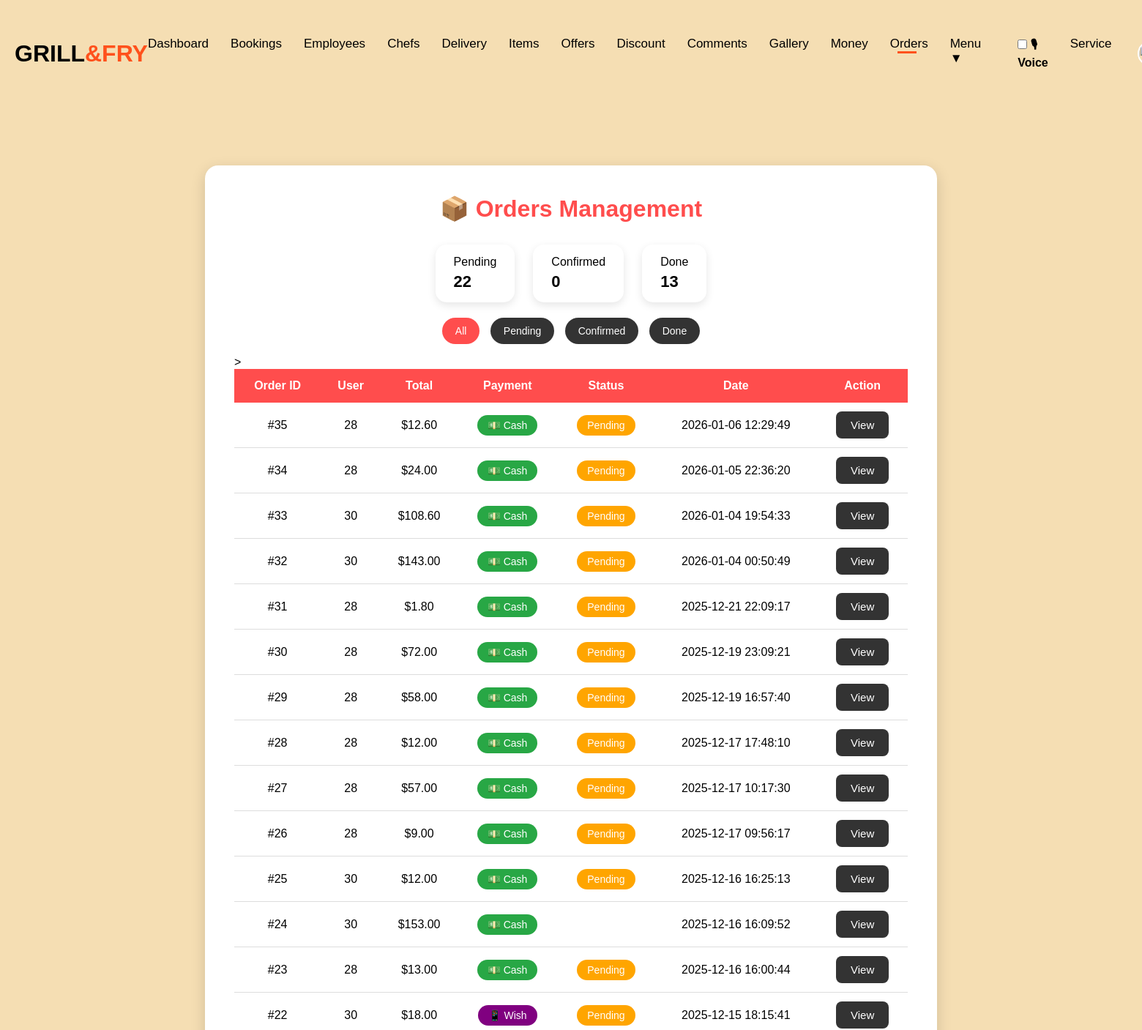
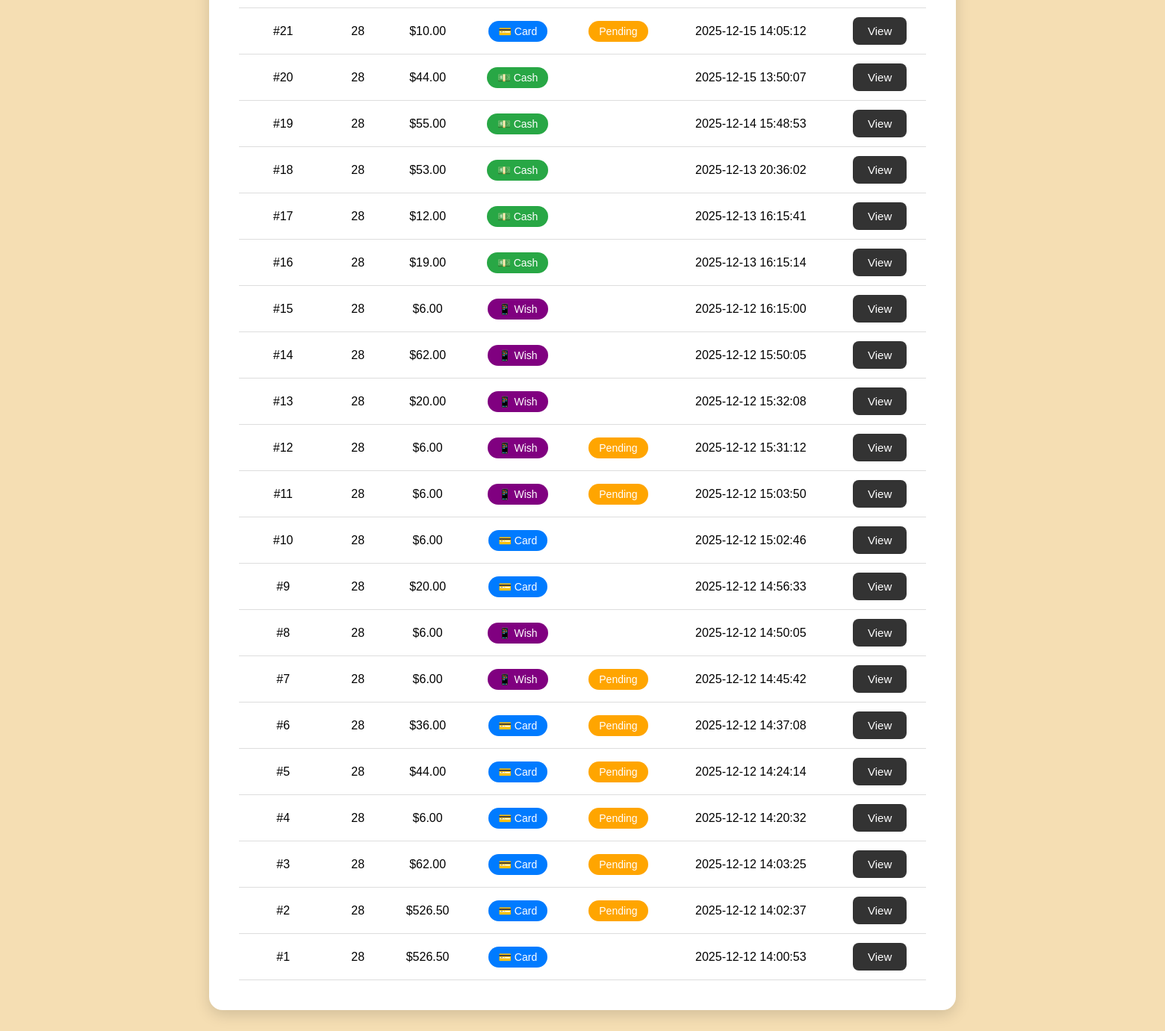
The page /admin_orders.php (signed in) on the database its author committed (2 pictures, top to bottom).
### tables this page shows
CREATE TABLE `orders` (
  `id` int(11) NOT NULL,
  `user_id` int(11) DEFAULT NULL,
  `total` decimal(10,2) DEFAULT NULL,
  `status` varchar(20) DEFAULT 'pending',
  `created_at` datetime DEFAULT current_timestamp(),
  `payment_method` varchar(50) DEFAULT NULL,
  `voucher_image` varchar(255) DEFAULT NULL,
  `address_id` int(11) DEFAULT NULL,
  `delivery_id` int(11) DEFAULT NULL
);

### admin_orders.php (the view, shortened to what this page needs)
<?php
require 'connection.php';
$statusFilter = $_GET['status'] ?? 'all';
$where = "";
$sql = "
SELECT id, user_id, total, status, payment_method, created_at
FROM orders
$where
ORDER BY created_at DESC
";
$result = $connection->query($sql);
$countPending   = $connection->query("SELECT COUNT(*) c FROM orders WHERE status='pending'")->fetch_assoc()['c'];
$countConfirmed = $connection->query("SELECT COUNT(*) c FROM orders WHERE status='confirmed'")->fetch_assoc()['c'];
$countDone      = $connection->query("SELECT COUNT(*) c FROM orders WHERE status='done'")->fetch_assoc()['c'];
?>
<!DOCTYPE html>
<html lang="en">
<head>
<link rel="stylesheet" href="stylesheet.css">
<link rel="stylesheet" href="order_style.css">
</head>
<body>
<?php include 'admin_nav.php'; ?>
<div class="page-container">
    <h1 class="page-title">📦 Orders Management</h1>
    <div class="counter-box">
        <div class="counter">Pending<b><?php echo $countPending; ?></b></div>
        <div class="counter">Confirmed<b><?php echo $countConfirmed; ?></b></div>
        <div class="counter">Done<b><?php echo $countDone; ?></b></div>
    </div>
    <div class="filter-bar">
        <a href="admin_orders.php" class="<?php echo $statusFilter=='all'?'active':''; ?>">All</a>
        <a href="admin_orders.php?status=pending" class="<?php echo $statusFilter=='pending'?'active':''; ?>">Pending</a>
        <a href="admin_orders.php?status=confirmed" class="<?php echo $statusFilter=='confirmed'?'active':''; ?>">Confirmed</a>
        <a href="admin_orders.php?status=done" class="<?php echo $statusFilter=='done'?'active':''; ?>">Done</a>
    </div>
    >
    <table class="table">
        <tr>
            <th>Order ID</th>
            <th>User</th>
            <th>Total</th>
            <th>Payment</th>
            <th>Status</th>
            <th>Date</th>
            <th>Action</th>
        </tr>
        <?php while ($row = $result->fetch_assoc()): ?>
        <tr>
            <td>#<?php echo $row['id']; ?></td>
            <td><?php echo $row['user_id']; ?></td>
            <td>$<?php echo number_format($row['total'],2); ?></td>
            <td>
                <?php if ($row['payment_method']=="Cash on Delivery"): ?>
                    <span class="payment-badge payment-cash">💵 Cash</span>
                <?php elseif ($row['payment_method']=="Wish Money"): ?>
                    <span class="payment-badge payment-wish">📱 Wish</span>
                <?php else: ?>
                    <span class="payment-badge payment-card">💳 Card</span>
                <?php endif; ?>
            </td>
            <td>
                <span class="status <?php echo $row['status']; ?>">
                    <?php echo ucfirst($row['status']); ?>
                </span>
            </td>
            <td><?php echo $row['created_at']; ?></td>
            <td>
                <a class="btn btn-dark" href="admin_order_details.php?order_id=<?php echo $row['id']; ?>">
                    View
                </a>
            </td>
        </tr>
        <?php endwhile; ?>
    </table>
</div>
</body>
</html>

### stylesheet.css (style rules this page uses)
body { margin: 0 100px; background-color:wheat }

### order_style.css (style rules this page uses)
body { background-color: wheat; font-family: Arial, sans-serif; }
.page-container { width: 90%; max-width: 1000px; margin: 100px auto; background: white; padding: 40px; border-radius: 18px; box-shadow: 0 6px 20px rgba(0,0,0,0.15); }
.page-title { text-align: center; color: #ff4d4d; margin-bottom: 30px; font-size: 32px; }
.table { width: 100%; border-collapse: collapse; }
.table th { background: #ff4d4d; color: white; padding: 14px; }
.table td { padding: 12px; border-bottom: 1px solid #ddd; text-align: center; }
.btn { display: inline-block; padding: 10px 20px; border-radius: 8px; text-decoration: none; color: white; background: #ff4d4d; transition: 0.3s; font-size: 15px; border: none; cursor: pointer; }
.btn-dark { background: #333; }
.status { padding: 6px 14px; border-radius: 20px; font-size: 14px; color: white; }
.status.pending { background: orange; }

### admin_orders.php (style rules this page uses)
body { background-color: wheat; font-family: Arial, sans-serif; margin: 0; padding: 20px; }
.payment-badge { padding: 6px 14px; border-radius: 20px; color: white; font-size: 14px; display: inline-block; }
.payment-cash { background: #28a745; }
.payment-wish { background: purple; }
.payment-card { background: #007bff; }
.filter-bar { text-align: center; margin-bottom: 25px; }
.filter-bar a { margin: 5px; padding: 10px 18px; border-radius: 20px; text-decoration: none; color: white; background: #333; font-size: 14px; }
.filter-bar a.active, .filter-bar a:hover { background: #ff4d4d; }
.counter-box { display: flex; justify-content: center; gap: 25px; margin-bottom: 30px; }
.counter { background: white; padding: 15px 25px; border-radius: 15px; box-shadow: 0 4px 12px rgba(0,0,0,0.1); font-size: 16px; }
.counter b { font-size: 22px; display: block; margin-top: 5px; }

### rows shown on the page
orders: id "35", user "28", total "12.60", payment_method "💵 Cash", status "Pending", created_at "2026-01-06 12:29:49"
orders: id "34", user "28", total "24.00", payment_method "💵 Cash", status "Pending", created_at "2026-01-05 22:36:20"
orders: id "33", user "30", total "108.60", payment_method "💵 Cash", status "Pending", created_at "2026-01-04 19:54:33"
orders: id "32", user "30", total "143.00", payment_method "💵 Cash", status "Pending", created_at "2026-01-04 00:50:49"
orders: id "31", user "28", total "1.80", payment_method "💵 Cash", status "Pending", created_at "2025-12-21 22:09:17"
orders: id "30", user "28", total "72.00", payment_method "💵 Cash", status "Pending", created_at "2025-12-19 23:09:21"
orders: id "29", user "28", total "58.00", payment_method "💵 Cash", status "Pending", created_at "2025-12-19 16:57:40"
orders: id "28", user "28", total "12.00", payment_method "💵 Cash", status "Pending", created_at "2025-12-17 17:48:10"
orders: id "27", user "28", total "57.00", payment_method "💵 Cash", status "Pending", created_at "2025-12-17 10:17:30"
orders: id "26", user "28", total "9.00", payment_method "💵 Cash", status "Pending", created_at "2025-12-17 09:56:17"
orders: id "25", user "30", total "12.00", payment_method "💵 Cash", status "Pending", created_at "2025-12-16 16:25:13"
orders: id "24", user "30", total "153.00", payment_method "💵 Cash", created_at "2025-12-16 16:09:52"
orders: id "23", user "28", total "13.00", payment_method "💵 Cash", status "Pending", created_at "2025-12-16 16:00:44"
orders: id "22", user "30", total "18.00", payment_method "📱 Wish", status "Pending", created_at "2025-12-15 18:15:41"
orders: id "21", user "28", total "10.00", payment_method "💳 Card", status "Pending", created_at "2025-12-15 14:05:12"
orders: id "20", user "28", total "44.00", payment_method "💵 Cash", created_at "2025-12-15 13:50:07"
orders: id "19", user "28", total "55.00", payment_method "💵 Cash", created_at "2025-12-14 15:48:53"
orders: id "18", user "28", total "53.00", payment_method "💵 Cash", created_at "2025-12-13 20:36:02"
orders: id "17", user "28", total "12.00", payment_method "💵 Cash", created_at "2025-12-13 16:15:41"
orders: id "16", user "28", total "19.00", payment_method "💵 Cash", created_at "2025-12-13 16:15:14"
orders: id "15", user "28", total "6.00", payment_method "📱 Wish", created_at "2025-12-12 16:15:00"
orders: id "14", user "28", total "62.00", payment_method "📱 Wish", created_at "2025-12-12 15:50:05"
orders: id "13", user "28", total "20.00", payment_method "📱 Wish", created_at "2025-12-12 15:32:08"
orders: id "12", user "28", total "6.00", payment_method "📱 Wish", status "Pending", created_at "2025-12-12 15:31:12"
orders: id "11", user "28", total "6.00", payment_method "📱 Wish", status "Pending", created_at "2025-12-12 15:03:50"
orders: id "10", user "28", total "6.00", payment_method "💳 Card", created_at "2025-12-12 15:02:46"
orders: id "9", user "28", total "20.00", payment_method "💳 Card", created_at "2025-12-12 14:56:33"
orders: id "8", user "28", total "6.00", payment_method "📱 Wish", created_at "2025-12-12 14:50:05"
orders: id "7", user "28", total "6.00", payment_method "📱 Wish", status "Pending", created_at "2025-12-12 14:45:42"
orders: id "6", user "28", total "36.00", shows "💳 Card", status "Pending", created_at "2025-12-12 14:37:08"
orders: id "5", user "28", total "44.00", shows "💳 Card", status "Pending", created_at "2025-12-12 14:24:14"
orders: id "4", user "28", total "6.00", shows "💳 Card", status "Pending", created_at "2025-12-12 14:20:32"
orders: id "3", user "28", total "62.00", shows "💳 Card", status "Pending", created_at "2025-12-12 14:03:25"
orders: id "2", user "28", total "526.50", shows "💳 Card", status "Pending", created_at "2025-12-12 14:02:37"
orders: id "1", user "28", total "526.50", shows "💳 Card", created_at "2025-12-12 14:00:53"

### other values the page prints
$countPending "22"
$countConfirmed "0"
$countDone "13"
